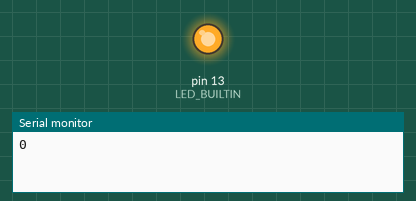
Recording of a sketch running on a simulated Arduino Uno, built with avr-gcc and run on an emulated ATmega328P. On the bench: output pins drawn as LEDs (lit = HIGH), the last lines printed to the serial monitor.

Above: at 0.1 s.
At 59.8 s:
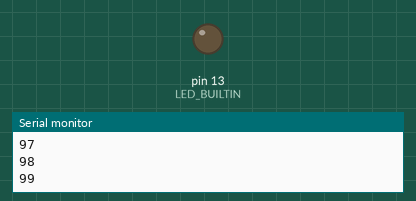
Timing chart, 0 to 61.3 s (numbered marks = the images above):
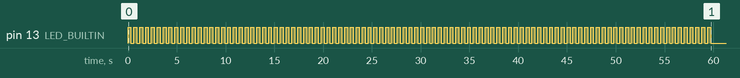

The sketch:

practica_5_iterativas.ino
```cpp
int i =0;
void setup()

{
  Serial.begin(9600);
  pinMode(LED_BUILTIN, OUTPUT);

  /*
  for(i=0; i<100; i++){
  Serial.println(i);
  digitalWrite(13, HIGH);
  delay(300); // Wait for 1000 millisecond(s)
  digitalWrite(13, LOW);
  delay(300);


  }

  */


  /*

  while(i<100){

  Serial.println(i);
  digitalWrite(13, HIGH);
  delay(300); // Wait for 1000 millisecond(s)
  digitalWrite(13, LOW);
  delay(300);
  i = i +1;


  }

  */


  do{
  Serial.println(i);
  digitalWrite(13, HIGH);
  delay(300); // Wait for 1000 millisecond(s)
  digitalWrite(13, LOW);
  delay(300);
  i = i +1;


  }while(i<100);
}

void loop()
{

}
```
